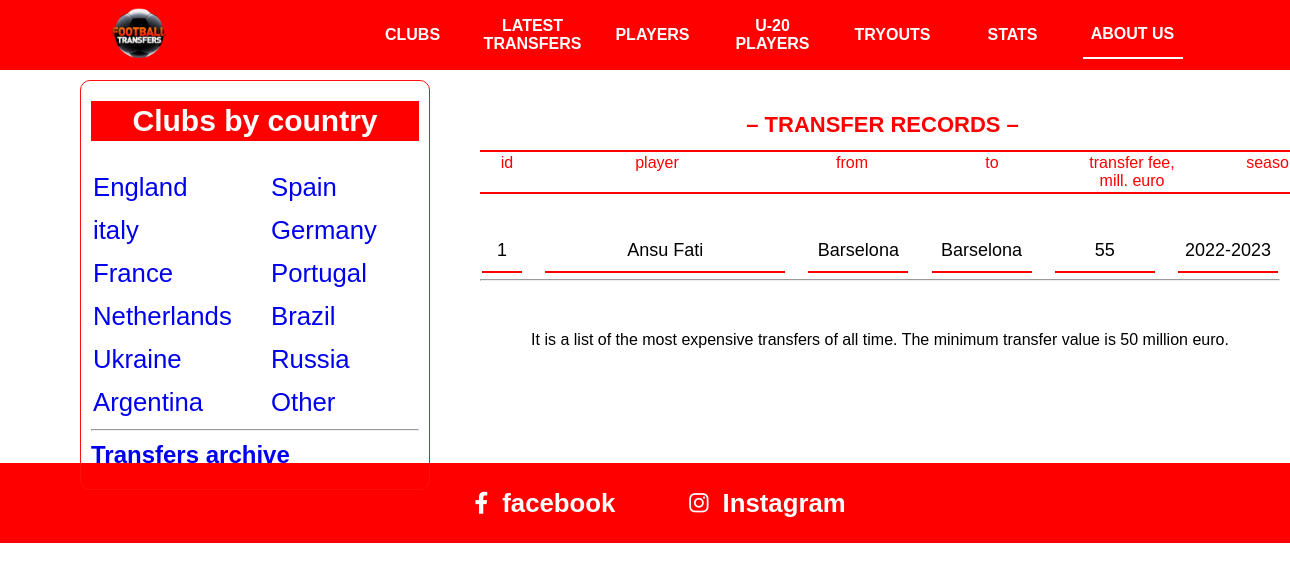
The app's page /transfers_records/, older data.
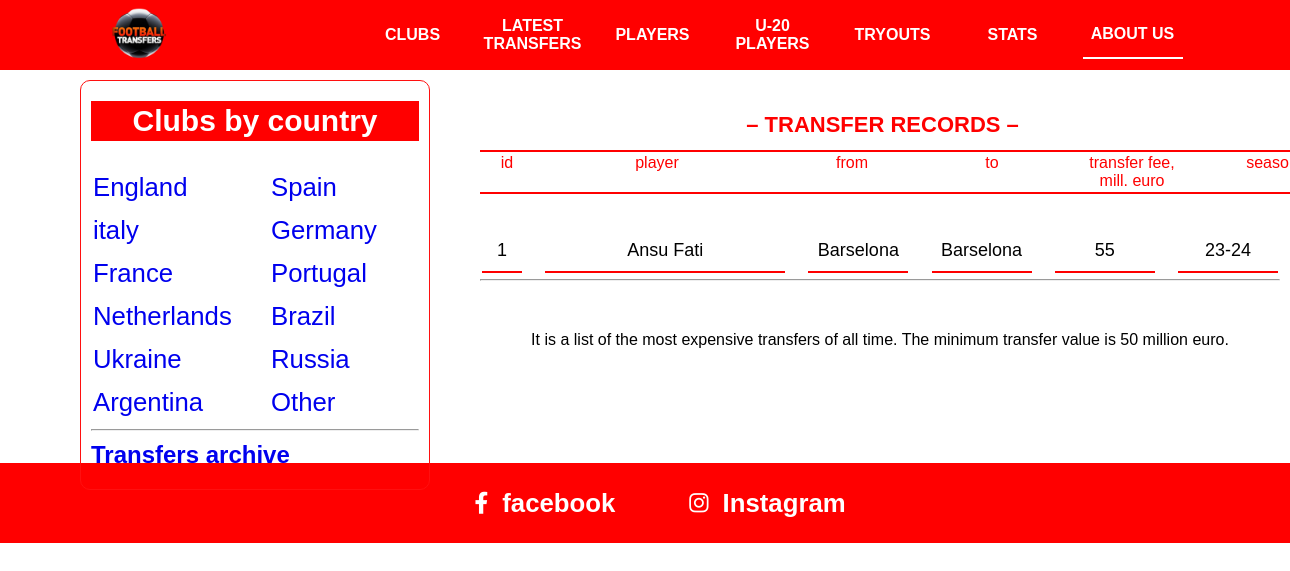
The same page, newer data.
### asosiy/models.py (models this page shows, shortened)
class Transfer(models.Model):
    player = models.ForeignKey(Player, on_delete=models.SET_NULL, null=True)
    eski_club = models.ForeignKey(Club, on_delete=models.SET_NULL, null=True, related_name="sotuvlari")
    yangi_club = models.ForeignKey(Club, on_delete=models.SET_NULL, null=True, related_name="olganlari")
    narx = models.PositiveSmallIntegerField()
    tah_narx = models.PositiveSmallIntegerField()
    mavsum = models.CharField(max_length=10)

class Player(models.Model):
    ism = models.CharField(max_length=30)
    davlat = models.ForeignKey(Davlat, on_delete=models.CASCADE)
    tugulgan_sana = models.DateField()
    narx = models.PositiveSmallIntegerField()
    club = models.ForeignKey(Club, on_delete=models.SET_NULL, null=True)
    pozitsiya = models.CharField(max_length=30)
    def __str__(self):
        return self.ism

class Club(models.Model):
    nom = models.CharField(max_length=30)
    logo = models.FileField(blank=True)
    davlat = models.ForeignKey(Davlat, on_delete=models.CASCADE)
    president = models.CharField(max_length=30, blank=True)
    coach = models.CharField(max_length=30, blank=True)
    yili = models.DateField(blank=True)
    record_transfer = models.CharField(max_length=30, blank=True)
    record_sotuv = models.CharField(max_length=30, blank=True)
    def __str__(self):
        return self.nom

### asosiy/views.py (the view)
# urls.py: path('transfers_records/', transfers_records),
def transfers_records(requests):
    content = {
        "players": Transfer.objects.filter(narx__gt=50)[:100]
    }
    return render(requests, "transfer-records.html", content)

### templates/transfer-records.html
{% extends 'header.html' %}
{% block content %}
      <div class="nav">
          <h2>– TRANSFER RECORDS –</h2>
          <table class="content-nav">
            <thead>
              <tr>
                <td>id</td>
                <td>player</td>
                <td>from</td>
                <td>to</td>
                <td>
                  transfer fee, <br />
                  mill. euro
                </td>
                <td>
                  season
                </td>
              </tr>
            </thead>
          </table>
        </div>
<br>
<br>
<br>
<br>
<br>
<br>
      <div class="latest-transfers">
        <table class="top-players">
            {% for player in players %}
          <tr>
            <td>{{player.id}}</td>
            <td>{{player.player}}</td>
            <td>{{player.eski_club}}</td>
            <td>{{player.yangi_club}}</td>
            <td>{{player.narx}}</td>
            <td>{{player.mavsum}}</td>
          </tr>
            {% endfor %}
        </table>
        <hr>
        <p>It is a list of the most expensive transfers of all time. The minimum transfer value is 50 million euro.</p>
      </div>
{% endblock %}

Row changes from the older to the newer data that the page shows:
changed Transfer "Ansu Fati": mavsum "2022-2023" → "23-24"
